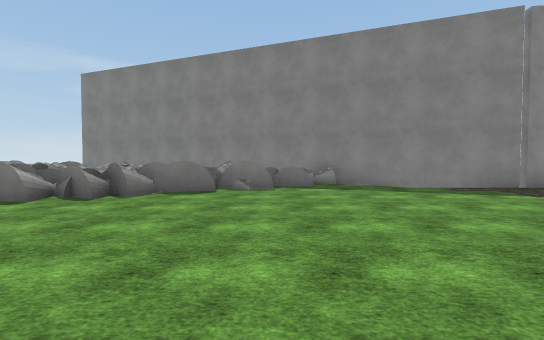
view 1 (above)

18 first-person views from a walk through a Unity game level. The camera is 1.4 m above the floor, tilts 2° down and sees 85° across. The floor is counted in squares, 2 m on a side. Each view is taken from the middle of a square. On the plan, view 1 faces up. The plan holds only what a view shows up to about 10 squares ahead; the rest is blank. The place goes on beyond the plan. The player is left out. Some surface patterns are stand-ins.

view 2
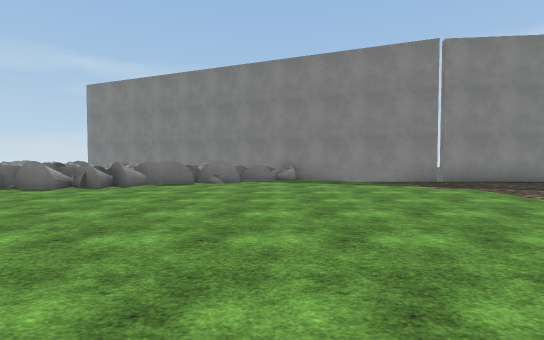

view 3
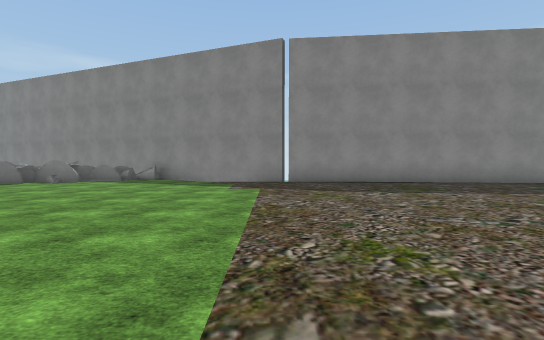

view 4
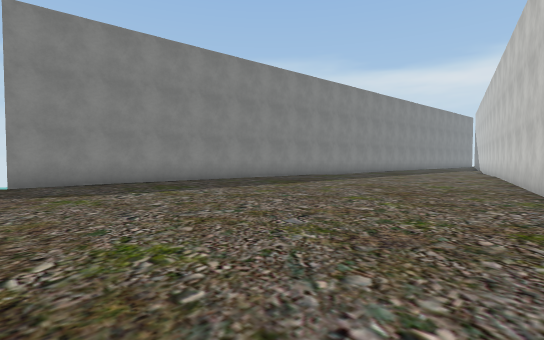

view 5
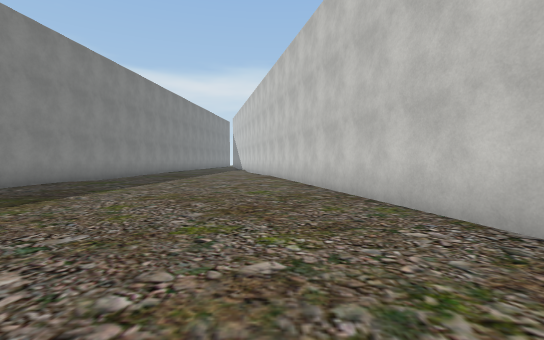

view 6
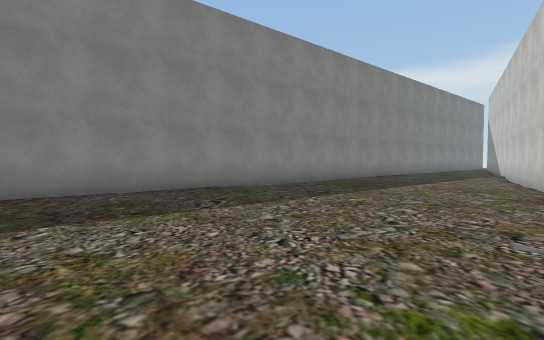

view 7
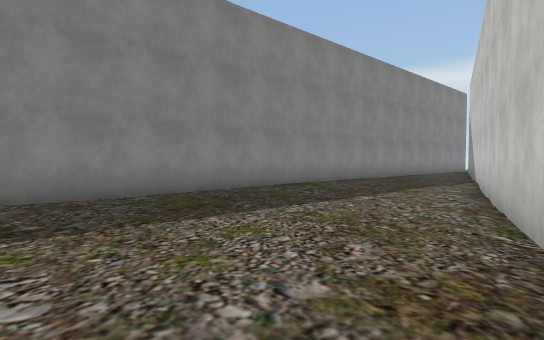

view 8
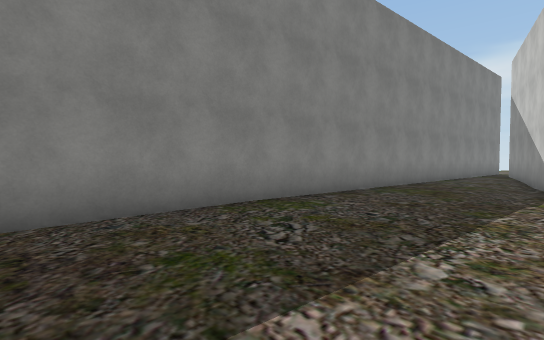

view 9
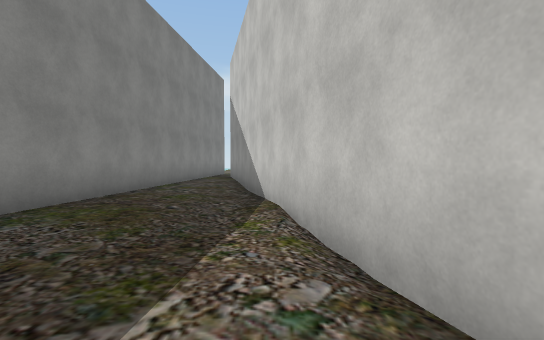

view 10
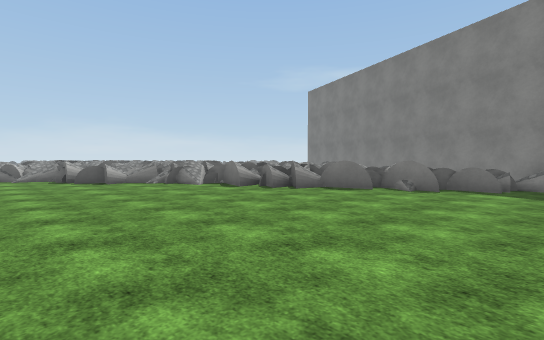

view 11
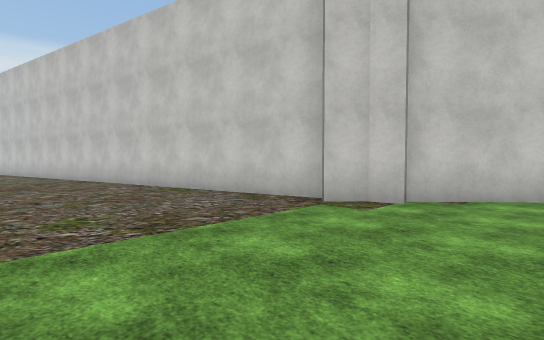

view 12
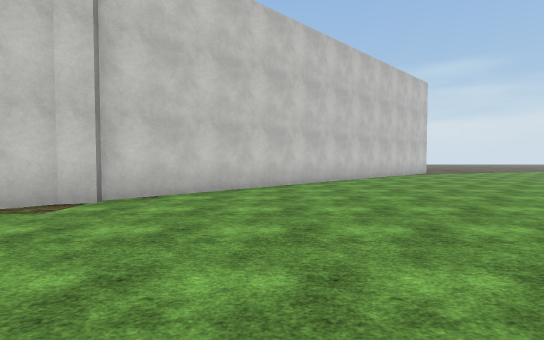

view 13
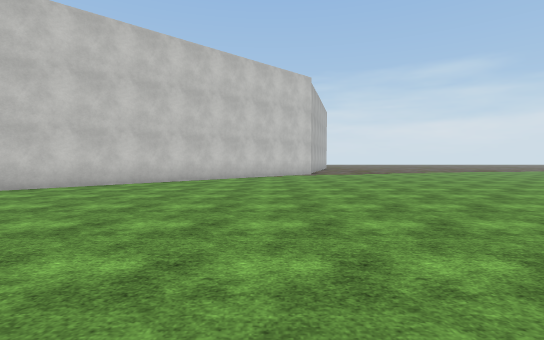

view 14
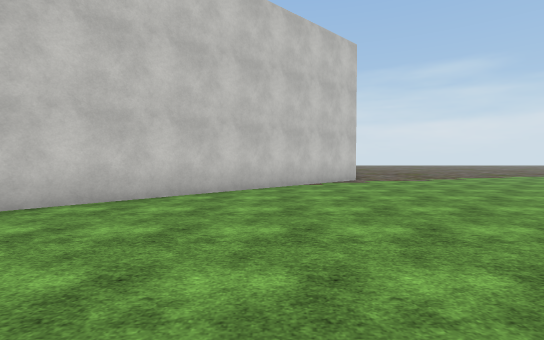

view 15
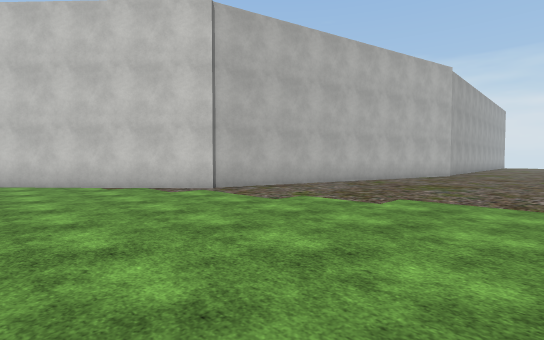

view 16
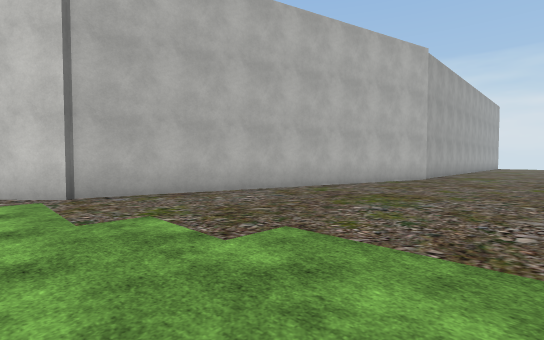

view 17
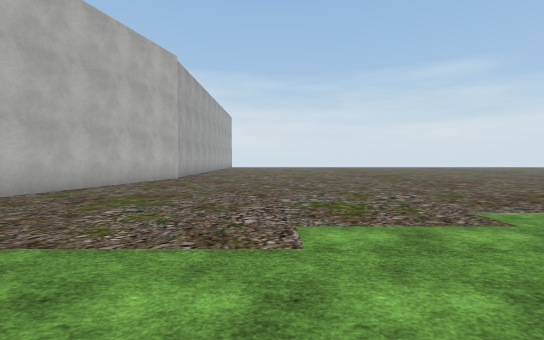

view 18
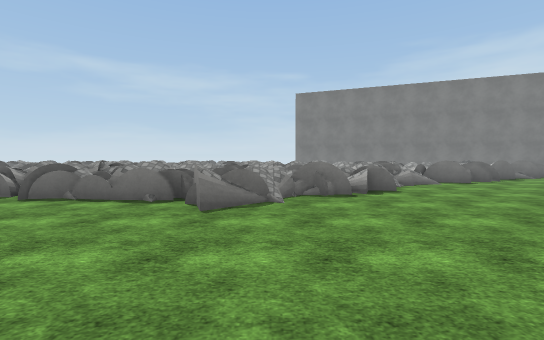

### Floor plan
Points are (right, up) in squares from view 1. A wall is a line through its corners. A room is listed if a view was taken in it or the views show most of it. See-through windows are left out.
Room 1 (views 1, 2, 3, 4, 5, 6, 7, 8, 9, 10, 11, 12, 13, 14, 15, 16, 17, 18)
walls: (4.7, -3.8) (5.3, -3.6) (5.9, -3.1); (6.1, -3.5) (18.6, -0.5); (6.4, 7.5) (4.4, 8.3); (-5.9, -14.2) (4.9, -4); (21, 0.1) (34, 3.2); (-8, -22.6) (-5.8, -14.2); (34, 4.8) (6.4, 7.6)
objects: other object (-14, 1); other object (-14, 2); other object (-13, 1); other object (-13, 2); other object (-12, 1); other object (-11, 0); other object (-11, 1); other object (-10, 1); other object (-10, 2); other object (-9, 2); other object (-8, 2); other object (-8, 3); other object (-6, 4); other object (-6, 5); other object (-5, 5); other object (-4, 5); other object (-3, 6); other object (-2, 8); other object (-1, 7); other object (-1, 8); other object (0, 7); other object (0, 8); other object (1, 8)

Positions as (right, up) in squares from view 1, and headings:
1: (0, 0), facing up
2: (1, -2), facing up
3: (6, -2), facing up
4: (6, -2), facing up-right
5: (8, 0), facing right
6: (13, 0), facing up-right
7: (18, 0), facing up-right
8: (21, 2), facing up-right
9: (24, 2), facing right
10: (2, 0), facing up-left
11: (3, 1), facing down-right
12: (2, 1), facing down
13: (-4, 0), facing down
14: (-3, -4), facing down
15: (-12, -10), facing down-right
16: (-12, -13), facing down-right
17: (-12, -13), facing down
18: (-10, -4), facing up
